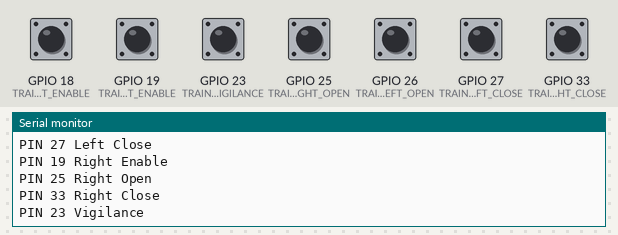
A program run on a simulated ESP32. Parts: the last lines printed to the serial monitor. Inputs (shaded band) come from the test bench; at power-on: GPIO 18 (TRAINEX_PIN_LEFT_ENABLE), GPIO 19 (TRAINEX_PIN_RIGHT_ENABLE), GPIO 23 (TRAINEX_PIN_VIGILANCE), GPIO 25 (TRAINEX_PIN_RIGHT_OPEN), GPIO 26 (TRAINEX_PIN_LEFT_OPEN), GPIO 27 (TRAINEX_PIN_LEFT_CLOSE), GPIO 33 (TRAINEX_PIN_RIGHT_CLOSE) HIGH.

Above: at 1.4 s.
1.5 s: GPIO 18 (TRAINEX_PIN_LEFT_ENABLE) pulled LOW for 0.15 s
At 2.7 s:
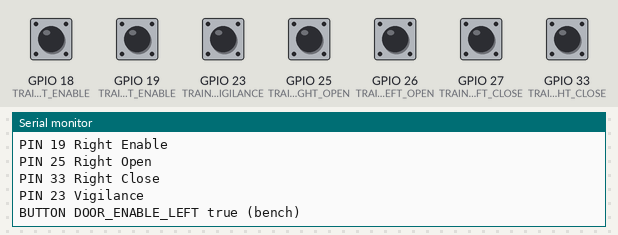
3.1 s: GPIO 19 (TRAINEX_PIN_RIGHT_ENABLE) pulled LOW for 0.15 s
At 4.0 s:
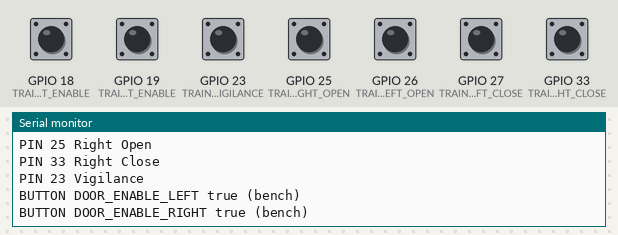
4.7 s: GPIO 23 (TRAINEX_PIN_VIGILANCE) pulled LOW for 0.15 s
At 5.2 s:
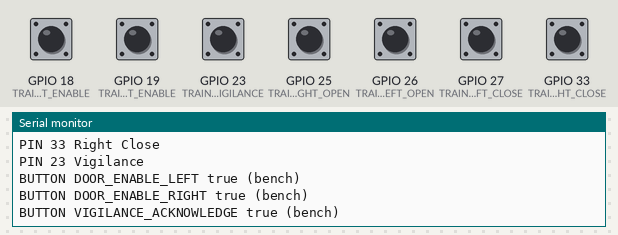
6.3 s: GPIO 25 (TRAINEX_PIN_RIGHT_OPEN) pulled LOW for 0.15 s
At 7.5 s:
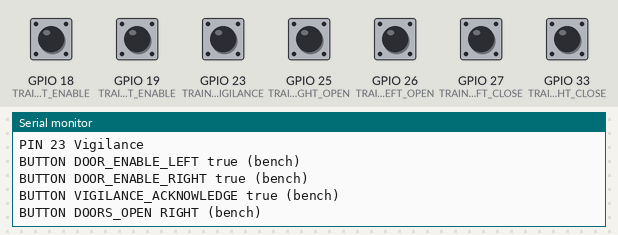
7.9 s: GPIO 26 (TRAINEX_PIN_LEFT_OPEN) pulled LOW for 0.15 s
At 8.9 s:
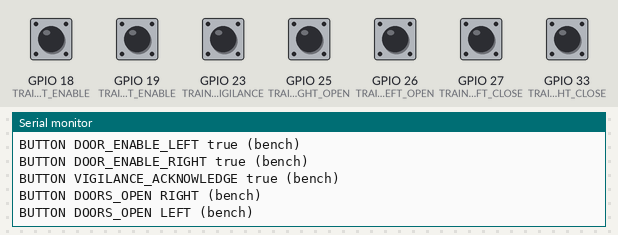
9.5 s: GPIO 27 (TRAINEX_PIN_LEFT_CLOSE) pulled LOW for 0.15 s
At 10.1 s:
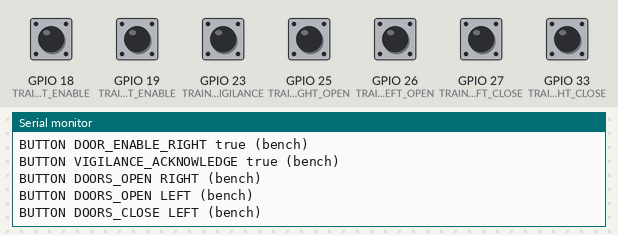

Measured:
- after the input at 1.5 s, the serial monitor: prints a new line at once (image 1)
- after the input at 3.1 s, the serial monitor: prints a new line at once (image 2)
- after the input at 4.7 s, the serial monitor: prints a new line at once (image 3)
- after the input at 6.3 s, the serial monitor: prints a new line at once (image 4)
- after the input at 7.9 s, the serial monitor: prints a new line at once (image 5)
- after the input at 9.5 s, the serial monitor: prints a new line at once (image 6)

The program:

main.cpp
```cpp
#include <Arduino.h>
#include <TrainexHardwareConfig.h>
#include "inputs/ButtonManager.h"
#include "sensors/MasterHandleAS5600.h"
#include "communication/TrainexLink.h"

// Hardware only reports controls; all safety interlocks and simulator states
// are evaluated by TRAINEX's authoritative browser simulation engine.
trainex::ButtonManager buttons;
trainex::MasterHandleAS5600 handle;
trainex::TrainexLink trainexLink;

void onButtonPress(const trainex::ButtonDefinition& button) {
  trainexLink.sendButton(button.controlId, button.stringValue);
}
void onMasterChange(const char* notch) { trainexLink.sendMaster(notch); }
void onPaired() {
  // Only position state is replayed on pairing; NEVER replay button presses.
  const char* notch = handle.stableNotch();
  if (notch) trainexLink.sendMaster(notch);
}
void setup() {
  Serial.begin(115200); delay(250);
  Serial.println("TRAINEX 7-button hardware architecture | GPIO active LOW");
  buttons.begin();
  handle.begin();
  trainexLink.begin(onPaired);
  for (size_t i = 0; i < trainex::ButtonManager::count(); ++i) {
    const auto& b = trainex::ButtonManager::definitions()[i];
    Serial.printf("PIN %-2u %s\n", b.gpio, b.name);
  }
}
void loop() {
  const uint32_t now = millis();
  buttons.poll(now, onButtonPress);
  handle.poll(now, onMasterChange);
  trainexLink.poll(now);
  delay(2);
}
```

MasterDetents.h
```cpp
#pragma once
#include <cmath>
#include <cstdint>

namespace trainex {
static constexpr int kMasterDetentCount = 13;
static constexpr const char* kDetentNames[kMasterDetentCount] = {
  "EB", "B7", "B6", "B5", "B4", "B3", "B2", "B1", "N", "P1", "P2", "P3", "P4"
};
static constexpr float kDetentAngles[kMasterDetentCount] = {
  -96, -84, -72, -60, -48, -36, -24, -12, 0, 12, 24, 36, 48
};
inline int nearestDetent(int raw, int neutralRaw, bool reverse, float toleranceDeg) {
  if (raw < 0 || raw > 4095 || neutralRaw < 0 || neutralRaw > 4095) return -1;
  int delta = raw - neutralRaw;
  while (delta > 2048) delta -= 4096;
  while (delta < -2048) delta += 4096;
  const float degrees = (reverse ? -1.0f : 1.0f) * (float)delta * 360.0f / 4096.0f;
  int best = -1;
  float minError = 1e6f;
  for (int i = 0; i < kMasterDetentCount; ++i) {
    float error = std::fabs(degrees - kDetentAngles[i]);
    if (error < minError) { minError = error; best = i; }
  }
  return minError <= toleranceDeg ? best : -1;
}
}
```

TrainexLink.cpp
```cpp
#include "TrainexLink.h"
#if TRAINEX_ENABLE_NETWORK
#include <ArduinoJson.h>
#include <time.h>
#include <Secrets.h>
#include <TrainexRootCA.h>
#include <TrainexHardwareConfig.h>
namespace trainex {
TrainexLink* TrainexLink::self_ = nullptr;
void TrainexLink::begin(PairedCallback onPaired) {
  self_ = this;
  onPaired_ = onPaired;
  WiFi.mode(WIFI_STA);
  WiFi.begin(WIFI_SSID, WIFI_PASSWORD);
  configTime(0, 0, "pool.ntp.org", "time.google.com");
  ws_.beginSslWithCA(RELAY_HOST, 443, "/ws", TRAINEX_RELAY_CA_PEM);
  ws_.setReconnectInterval(5000);
  ws_.onEvent([](WStype_t type, uint8_t* p, size_t n) {
    if (self_) self_->handleEvent(type, p, n);
  });
  ws_.enableHeartbeat(25000, 5000, 2);
}
void TrainexLink::sendMessage(const String& json) {
  if (isPaired() && ws_.isConnected()) ws_.sendTXT(json);
}
void TrainexLink::sendButton(const char* id, const char* side) {
  Serial.printf("BUTTON %s %s %s\n", id, side ? side : "true", isPaired() ? "(paired)" : "(offline)");
  if (!isPaired()) return;
  JsonDocument doc;
  doc["type"] = "input";
  doc["deviceId"] = RELAY_DEVICE_ID;
  doc["sessionId"] = sessionId_;
  doc["sequence"] = sequence_++;
  doc["controlId"] = id;
  if (side) doc["value"] = side; else doc["value"] = true;
  String data; serializeJson(doc, data); sendMessage(data);
}
void TrainexLink::sendMaster(const char* notch) {
  Serial.printf("MASTER_HANDLE %s %s\n", notch, isPaired() ? "(paired)" : "(offline)");
  if (!isPaired()) return;
  JsonDocument doc;
  doc["type"] = "input";
  doc["deviceId"] = RELAY_DEVICE_ID;
  doc["sessionId"] = sessionId_;
  doc["sequence"] = sequence_++;
  doc["controlId"] = "MASTER_HANDLE";
  doc["value"] = notch;
  String data; serializeJson(doc, data); sendMessage(data);
}
void TrainexLink::handleEvent(WStype_t type, uint8_t* payload, size_t length) {
  switch (type) {
    case WStype_CONNECTED: {
      authenticated_ = false; sessionId_ = "";
      JsonDocument doc;
      doc["type"] = "auth";
      doc["role"] = "device";
      doc["deviceId"] = RELAY_DEVICE_ID;
      doc["token"] = RELAY_DEVICE_TOKEN;
      String out; serializeJson(doc, out); ws_.sendTXT(out);
      Serial.println("WSS connected; authenticating...");
      break;
    }
    case WStype_TEXT: {
      JsonDocument doc;
      if (deserializeJson(doc, payload, length)) { Serial.println("WSS invalid JSON"); return; }
      const String typeName = doc["type"] | "";
      if (typeName == "authenticated") { authenticated_ = true; Serial.println("Authenticated. Pair from Hardware tab."); }
      else if (typeName == "paired") {
        sessionId_ = String(doc["sessionId"] | ""); sequence_ = 0;
        Serial.println("Paired session: " + sessionId_);
        if (onPaired_) onPaired_();
      } else if (typeName == "unpaired") { sessionId_ = ""; Serial.println("Unpaired"); }
      else if (typeName == "error") { Serial.println(String("WSS error: ") + (doc["reason"] | "unknown")); }
      break;
    }
    case WStype_DISCONNECTED:
      authenticated_ = false; sessionId_ = "";
      Serial.println("Relay disconnected"); break;
    default: break;
  }
}
void TrainexLink::poll(uint32_t now) {
  if (WiFi.status() != WL_CONNECTED && now - lastWiFiRetry_ >= TRAINEX_WIFI_RETRY_MS) {
    lastWiFiRetry_ = now;
    WiFi.begin(WIFI_SSID, WIFI_PASSWORD);
    Serial.println("Reconnecting 2.4GHz Wi-Fi...");
  }
  if (WiFi.status() == WL_CONNECTED && time(nullptr) > 1700000000) ws_.loop();
  if (isPaired() && now - lastHeartbeat_ >= TRAINEX_HEARTBEAT_MS) {
    lastHeartbeat_ = now;
    JsonDocument doc; doc["type"] = "heartbeat";
    String data; serializeJson(doc, data); sendMessage(data);
  }
}
}

#else // Serial-only bench build: no network libraries, no credentials required.
namespace trainex {
void TrainexLink::begin(PairedCallback /*onPaired*/) {
  Serial.println("TRAINEX BENCH MODE: no Wi-Fi or relay required");
  Serial.println("Each button should print once per press; release is silent.");
}
void TrainexLink::poll(uint32_t /*now*/) {}
void TrainexLink::sendButton(const char* id, const char* side) {
  Serial.printf("BUTTON %s %s (bench)\n", id, side ? side : "true");
}
void TrainexLink::sendMaster(const char* notch) {
  Serial.printf("MASTER_HANDLE %s (bench)\n", notch);
}
} // namespace trainex
#endif
```

TrainexLink.h
```cpp
#pragma once
#include <Arduino.h>
#include <TrainexHardwareConfig.h>

#if TRAINEX_ENABLE_NETWORK
#include <WiFi.h>
#include <WebSocketsClient.h>
#endif
namespace trainex {
class TrainexLink {
public:
  using PairedCallback = void (*)();
  void begin(PairedCallback onPaired);
  void poll(uint32_t now);
  void sendButton(const char* controlId, const char* value);
  void sendMaster(const char* notch);
  bool isPaired() const {
#if TRAINEX_ENABLE_NETWORK
    return authenticated_ && sessionId_.length() > 0;
#else
    return false;
#endif
  }
private:
#if TRAINEX_ENABLE_NETWORK
  void handleEvent(WStype_t type, uint8_t* payload, size_t length);
  void sendMessage(const String& json);
  bool authenticated_ = false;
  uint32_t sequence_ = 0;
  uint32_t lastHeartbeat_ = 0;
  uint32_t lastWiFiRetry_ = 0;
  String sessionId_;
  PairedCallback onPaired_ = nullptr;
  WebSocketsClient ws_;
  static TrainexLink* self_;
#endif
};
}
```

ButtonManager.cpp
```cpp
#include "ButtonManager.h"
#include <TrainexHardwareConfig.h>
namespace trainex {
namespace {
constexpr ButtonDefinition kButtons[] = {
  {TRAINEX_PIN_LEFT_ENABLE,   "Left Enable",  "DOOR_ENABLE_LEFT",      nullptr},
  {TRAINEX_PIN_LEFT_OPEN,     "Left Open",    "DOORS_OPEN",            "LEFT"},
  {TRAINEX_PIN_LEFT_CLOSE,    "Left Close",   "DOORS_CLOSE",           "LEFT"},
  {TRAINEX_PIN_RIGHT_ENABLE,  "Right Enable", "DOOR_ENABLE_RIGHT",     nullptr},
  {TRAINEX_PIN_RIGHT_OPEN,    "Right Open",   "DOORS_OPEN",            "RIGHT"},
  {TRAINEX_PIN_RIGHT_CLOSE,   "Right Close",  "DOORS_CLOSE",           "RIGHT"},
  {TRAINEX_PIN_VIGILANCE,     "Vigilance",    "VIGILANCE_ACKNOWLEDGE", nullptr}
};
static_assert(sizeof(kButtons)/sizeof(kButtons[0]) == 7, "Requires 7 physical buttons");
}
const ButtonDefinition* ButtonManager::definitions() { return kButtons; }
size_t ButtonManager::count() { return sizeof(kButtons)/sizeof(kButtons[0]); }
void ButtonManager::begin() {
  for (size_t i = 0; i < count(); ++i) {
    pinMode(kButtons[i].gpio, INPUT_PULLUP);
    const bool high = digitalRead(kButtons[i].gpio) == HIGH;
    state_[i] = {high, high, static_cast<uint32_t>(millis())};
  }
}
void ButtonManager::poll(uint32_t now, PressCallback onPress) {
  for (size_t i = 0; i < count(); ++i) {
    const bool high = digitalRead(kButtons[i].gpio) == HIGH;
    ButtonState& s = state_[i];
    if (high != s.pendingHigh) { s.pendingHigh = high; s.changedAt = now; }
    if (s.pendingHigh != s.stableHigh && now - s.changedAt >= TRAINEX_BUTTON_DEBOUNCE_MS) {
      s.stableHigh = s.pendingHigh;
      // PRESS (HIGH->LOW) only. RELEASE does not produce a train action.
      if (!s.stableHigh && onPress) onPress(kButtons[i]);
    }
  }
}
}
```

ButtonManager.h
```cpp
#pragma once
#include <Arduino.h>

namespace trainex {
struct ButtonDefinition {
  uint8_t gpio;
  const char* name;
  const char* controlId;
  const char* stringValue;  // nullptr means JSON true; LEFT or RIGHT for door open/close.
};
class ButtonManager {
public:
  using PressCallback = void (*)(const ButtonDefinition&);
  void begin();
  void poll(uint32_t now, PressCallback onPress);
  static const ButtonDefinition* definitions();
  static size_t count();
private:
  struct ButtonState { bool stableHigh; bool pendingHigh; uint32_t changedAt; };
  ButtonState state_[7] = {};
};
}
```

MasterHandleAS5600.cpp
```cpp
#include "MasterHandleAS5600.h"
#include <TrainexHardwareConfig.h>
#include <MasterDetents.h>
#include <Wire.h>
namespace trainex {
void MasterHandleAS5600::begin() {
#if TRAINEX_ENABLE_AS5600
  Wire.begin(TRAINEX_AS5600_SDA, TRAINEX_AS5600_SCL);
  Wire.setClock(100000);
  Serial.println("AS5600 enabled; master handle sensor will be polled");
  if (TRAINEX_AS5600_NEUTRAL_RAW < 0)
    Serial.println("Master handle uncalibrated. Set TRAINEX_AS5600_NEUTRAL_RAW after reading physical N.");
#else
  Serial.println("AS5600 disabled: 7 physical buttons work without sensor");
#endif
}
int MasterHandleAS5600::readRaw() {
#if TRAINEX_ENABLE_AS5600
  Wire.beginTransmission(TRAINEX_AS5600_ADDRESS);
  Wire.write((uint8_t)0x0C);
  if (Wire.endTransmission(false) != 0) return -1;
  if (Wire.requestFrom((uint8_t)TRAINEX_AS5600_ADDRESS, (uint8_t)2) != 2) return -1;
  return ((Wire.read() << 8) | Wire.read()) & 0x0fff;
#else
  return -1;
#endif
}
bool MasterHandleAS5600::magnetPresent() {
#if TRAINEX_ENABLE_AS5600
  Wire.beginTransmission(TRAINEX_AS5600_ADDRESS);
  Wire.write((uint8_t)0x0B); // STATUS; bit 5 (MD) signals magnet detected.
  if (Wire.endTransmission(false) != 0) return false;
  if (Wire.requestFrom((uint8_t)TRAINEX_AS5600_ADDRESS, (uint8_t)1) != 1) return false;
  return (Wire.read() & 0x20) != 0;
#else
  return false;
#endif
}
void MasterHandleAS5600::poll(uint32_t now, PositionCallback callback) {
#if TRAINEX_ENABLE_AS5600
  if (now - lastPoll_ < TRAINEX_SENSOR_POLL_MS) return;
  lastPoll_ = now;
  const int raw = readRaw();
  available_ = raw >= 0 && magnetPresent();
  const int index = available_ ? nearestDetent(raw, TRAINEX_AS5600_NEUTRAL_RAW,
                    TRAINEX_AS5600_REVERSE != 0, TRAINEX_AS5600_TOLERANCE_DEG) : -1;
  if (now - lastDiagnostic_ > TRAINEX_DIAGNOSTIC_PERIOD_MS) {
    lastDiagnostic_ = now;
    Serial.printf("AS5600 RAW=%d MAGNET=%s NEUTRAL=%d NOTCH=%s\n",
      raw, available_ ? "YES" : "NO", TRAINEX_AS5600_NEUTRAL_RAW,
      index < 0 ? "UNRECOGNIZED" : kDetentNames[index]);
  }
  if (index != pending_) { pending_ = index; changedAt_ = now; }
  if (pending_ != stable_ && now - changedAt_ >= TRAINEX_SENSOR_SETTLE_MS) {
    stable_ = pending_;
    if (stable_ >= 0 && callback) callback(kDetentNames[stable_]);
  }
#else
  (void)now; (void)callback;
#endif
}
const char* MasterHandleAS5600::stableNotch() const {
#if TRAINEX_ENABLE_AS5600
  return stable_ >= 0 ? kDetentNames[stable_] : nullptr;
#else
  return nullptr;
#endif
}
bool MasterHandleAS5600::available() const { return available_; }
}
```

MasterHandleAS5600.h
```cpp
#pragma once
#include <Arduino.h>
namespace trainex {
class MasterHandleAS5600 {
public:
  using PositionCallback = void (*)(const char* notch);
  void begin();
  void poll(uint32_t now, PositionCallback callback);
  const char* stableNotch() const;
  bool available() const;
private:
  int readRaw();
  bool magnetPresent();
  int stable_ = -1;
  int pending_ = -1;
  uint32_t changedAt_ = 0;
  uint32_t lastPoll_ = 0;
  uint32_t lastDiagnostic_ = 0;
  bool available_ = false;
};
}
```

TrainexHardwareConfig.h
```cpp
#pragma once

// Build profiles: 0 = serial-only bench test, 1 = Wi-Fi/relay paired control.
#ifndef TRAINEX_ENABLE_NETWORK
#define TRAINEX_ENABLE_NETWORK 0
#endif
// Physical prototype scope: precisely seven normally-open switches to GND.
// Inputs LOW=pressed using internal pull-ups. Other cab controls remain web-only.
#define TRAINEX_PIN_LEFT_ENABLE 18
#define TRAINEX_PIN_LEFT_OPEN   26
#define TRAINEX_PIN_LEFT_CLOSE  27
#define TRAINEX_PIN_RIGHT_ENABLE 19
#define TRAINEX_PIN_RIGHT_OPEN   25
#define TRAINEX_PIN_RIGHT_CLOSE  33
#define TRAINEX_PIN_VIGILANCE    23

// Reserved AS5600 magnetic sensor for 13-notch handle; not installed yet.
// Change ENABLE_AS5600 to 1 ONLY after the module and shaft magnet are installed.
#define TRAINEX_ENABLE_AS5600 0
#define TRAINEX_AS5600_SDA 21
#define TRAINEX_AS5600_SCL 22
#define TRAINEX_AS5600_ADDRESS 0x36
// Read RAW at physical neutral first; -1 blocks all uncalibrated handle commands.
#ifndef TRAINEX_AS5600_NEUTRAL_RAW
#define TRAINEX_AS5600_NEUTRAL_RAW -1
#endif
#ifndef TRAINEX_AS5600_REVERSE
#define TRAINEX_AS5600_REVERSE 0
#endif
#ifndef TRAINEX_AS5600_TOLERANCE_DEG
#define TRAINEX_AS5600_TOLERANCE_DEG 5.0f
#endif

#define TRAINEX_BUTTON_DEBOUNCE_MS 35U
#define TRAINEX_SENSOR_SETTLE_MS 45U
#define TRAINEX_SENSOR_POLL_MS 25U
#define TRAINEX_DIAGNOSTIC_PERIOD_MS 1000U
#define TRAINEX_HEARTBEAT_MS 20000U
#define TRAINEX_WIFI_RETRY_MS 5000U
```
